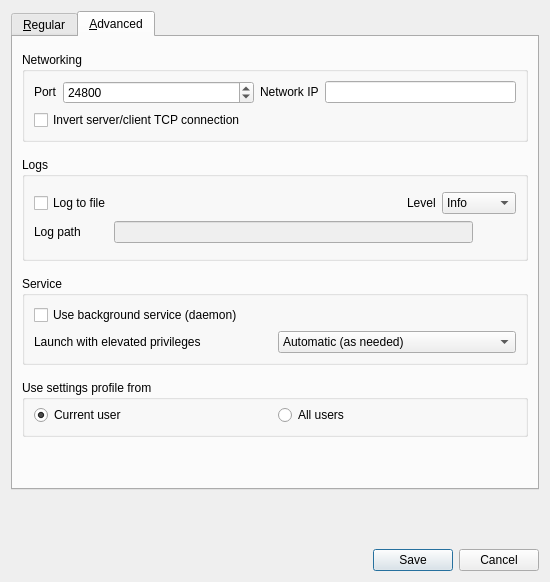
<?xml version="1.0" encoding="UTF-8"?>
<ui version="4.0">
 <class>SettingsDialog</class>
 <widget class="QDialog" name="SettingsDialog">
  <property name="geometry">
   <rect>
    <x>0</x>
    <y>0</y>
    <width>550</width>
    <height>582</height>
   </rect>
  </property>
  <property name="sizePolicy">
   <sizepolicy hsizetype="Preferred" vsizetype="Expanding">
    <horstretch>0</horstretch>
    <verstretch>0</verstretch>
   </sizepolicy>
  </property>
  <property name="windowTitle">
   <string>Preferences</string>
  </property>
  <layout class="QVBoxLayout" name="verticalLayout_9">
   <property name="spacing">
    <number>15</number>
   </property>
   <item alignment="Qt::AlignTop">
    <widget class="QTabWidget" name="m_pTabWidget">
     <property name="tabPosition">
      <enum>QTabWidget::North</enum>
     </property>
     <property name="currentIndex">
      <number>1</number>
     </property>
     <widget class="QWidget" name="m_pTabRegular">
      <attribute name="title">
       <string>&amp;Regular</string>
      </attribute>
      <layout class="QVBoxLayout" name="verticalLayout_3">
       <property name="spacing">
        <number>15</number>
       </property>
       <property name="topMargin">
        <number>15</number>
       </property>
       <item alignment="Qt::AlignTop">
        <widget class="QGroupBox" name="m_pGroupBasics">
         <property name="title">
          <string>Basics</string>
         </property>
         <layout class="QVBoxLayout" name="verticalLayout_2">
          <item>
           <layout class="QHBoxLayout" name="horizontalLayout">
            <item>
             <widget class="QLabel" name="m_pLabelComputerName">
              <property name="sizePolicy">
               <sizepolicy hsizetype="Preferred" vsizetype="Fixed">
                <horstretch>0</horstretch>
                <verstretch>0</verstretch>
               </sizepolicy>
              </property>
              <property name="minimumSize">
               <size>
                <width>75</width>
                <height>0</height>
               </size>
              </property>
              <property name="text">
               <string>Computer name</string>
              </property>
             </widget>
            </item>
            <item>
             <spacer name="horizontalSpacer">
              <property name="orientation">
               <enum>Qt::Horizontal</enum>
              </property>
              <property name="sizeType">
               <enum>QSizePolicy::Maximum</enum>
              </property>
              <property name="sizeHint" stdset="0">
               <size>
                <width>20</width>
                <height>20</height>
               </size>
              </property>
             </spacer>
            </item>
            <item>
             <widget class="QLineEdit" name="m_pLineEditScreenName">
              <property name="enabled">
               <bool>true</bool>
              </property>
              <property name="maxLength">
               <number>255</number>
              </property>
             </widget>
            </item>
           </layout>
          </item>
          <item>
           <widget class="QCheckBox" name="m_pCheckBoxPreventSleep">
            <property name="text">
             <string>Prevent this computer from going to sleep</string>
            </property>
           </widget>
          </item>
          <item>
           <widget class="QCheckBox" name="m_pCheckBoxLanguageSync">
            <property name="text">
             <string>Use server's keyboard language on this computer (client mode)</string>
            </property>
           </widget>
          </item>
          <item>
           <widget class="QCheckBox" name="m_pCheckBoxScrollDirection">
            <property name="text">
             <string>Invert scroll direction on this computer (client mode)</string>
            </property>
           </widget>
          </item>
         </layout>
        </widget>
       </item>
       <item alignment="Qt::AlignTop">
        <widget class="QGroupBox" name="m_pGroupApp">
         <property name="title">
          <string>App</string>
         </property>
         <layout class="QVBoxLayout" name="verticalLayout_5">
          <item>
           <widget class="QCheckBox" name="m_pCheckBoxCloseToTray">
            <property name="text">
             <string>Leave app running in notification area when the window is closed</string>
            </property>
           </widget>
          </item>
          <item>
           <widget class="QCheckBox" name="m_pCheckBoxAutoHide">
            <property name="text">
             <string>Hide the window when the app starts</string>
            </property>
           </widget>
          </item>
         </layout>
        </widget>
       </item>
       <item alignment="Qt::AlignTop">
        <widget class="QGroupBox" name="m_pGroupSecurity">
         <property name="title">
          <string>Security</string>
         </property>
         <layout class="QVBoxLayout" name="verticalLayout">
          <property name="spacing">
           <number>5</number>
          </property>
          <property name="topMargin">
           <number>9</number>
          </property>
          <property name="bottomMargin">
           <number>9</number>
          </property>
          <item>
           <layout class="QHBoxLayout" name="horizontalLayout_5">
            <property name="topMargin">
             <number>0</number>
            </property>
            <item>
             <widget class="QCheckBox" name="m_pCheckBoxEnableTls">
              <property name="enabled">
               <bool>true</bool>
              </property>
              <property name="text">
               <string>Enable TLS encryption</string>
              </property>
             </widget>
            </item>
            <item>
             <spacer name="horizontalSpacer_2">
              <property name="orientation">
               <enum>Qt::Horizontal</enum>
              </property>
              <property name="sizeHint" stdset="0">
               <size>
                <width>40</width>
                <height>20</height>
               </size>
              </property>
             </spacer>
            </item>
            <item>
             <widget class="QLabel" name="m_pLabelTlsKeyLength">
              <property name="sizePolicy">
               <sizepolicy hsizetype="Preferred" vsizetype="Fixed">
                <horstretch>0</horstretch>
                <verstretch>0</verstretch>
               </sizepolicy>
              </property>
              <property name="text">
               <string>Key length</string>
              </property>
             </widget>
            </item>
            <item>
             <widget class="QComboBox" name="m_pComboBoxTlsKeyLength">
              <property name="currentText">
               <string>1024</string>
              </property>
              <item>
               <property name="text">
                <string>1024</string>
               </property>
              </item>
              <item>
               <property name="text">
                <string>2048</string>
               </property>
              </item>
              <item>
               <property name="text">
                <string>4096</string>
               </property>
              </item>
             </widget>
            </item>
           </layout>
          </item>
          <item>
           <layout class="QHBoxLayout" name="horizontalLayout_6">
            <property name="topMargin">
             <number>0</number>
            </property>
            <item>
             <widget class="QLabel" name="m_pLabelTlsCert">
              <property name="sizePolicy">
               <sizepolicy hsizetype="Preferred" vsizetype="Fixed">
                <horstretch>0</horstretch>
                <verstretch>0</verstretch>
               </sizepolicy>
              </property>
              <property name="text">
               <string>Certificate</string>
              </property>
             </widget>
            </item>
            <item>
             <spacer name="horizontalSpacer_3">
              <property name="orientation">
               <enum>Qt::Horizontal</enum>
              </property>
              <property name="sizeType">
               <enum>QSizePolicy::Minimum</enum>
              </property>
              <property name="sizeHint" stdset="0">
               <size>
                <width>30</width>
                <height>20</height>
               </size>
              </property>
             </spacer>
            </item>
            <item>
             <widget class="QLineEdit" name="m_pLineEditTlsCertPath">
              <property name="minimumSize">
               <size>
                <width>0</width>
                <height>0</height>
               </size>
              </property>
             </widget>
            </item>
            <item>
             <widget class="QPushButton" name="m_pPushButtonTlsCertPath">
              <property name="cursor">
               <cursorShape>PointingHandCursor</cursorShape>
              </property>
              <property name="text">
               <string/>
              </property>
              <property name="flat">
               <bool>true</bool>
              </property>
             </widget>
            </item>
           </layout>
          </item>
          <item>
           <layout class="QHBoxLayout" name="horizontalLayout_7">
            <property name="topMargin">
             <number>0</number>
            </property>
            <item>
             <spacer name="horizontalSpacer_4">
              <property name="orientation">
               <enum>Qt::Horizontal</enum>
              </property>
              <property name="sizeHint" stdset="0">
               <size>
                <width>40</width>
                <height>20</height>
               </size>
              </property>
             </spacer>
            </item>
            <item>
             <widget class="QPushButton" name="m_pPushButtonTlsRegenCert">
              <property name="text">
               <string>Regenerate certificate</string>
              </property>
             </widget>
            </item>
           </layout>
          </item>
         </layout>
        </widget>
       </item>
       <item>
        <spacer name="verticalSpacer">
         <property name="orientation">
          <enum>Qt::Vertical</enum>
         </property>
         <property name="sizeHint" stdset="0">
          <size>
           <width>20</width>
           <height>40</height>
          </size>
         </property>
        </spacer>
       </item>
      </layout>
     </widget>
     <widget class="QWidget" name="m_pTabAdvanced">
      <attribute name="title">
       <string>&amp;Advanced</string>
      </attribute>
      <layout class="QVBoxLayout" name="verticalLayout_8">
       <property name="spacing">
        <number>15</number>
       </property>
       <property name="topMargin">
        <number>15</number>
       </property>
       <item alignment="Qt::AlignTop">
        <widget class="QGroupBox" name="m_pGroupNetworking">
         <property name="title">
          <string>Networking</string>
         </property>
         <layout class="QVBoxLayout" name="verticalLayout_4">
          <item>
           <layout class="QHBoxLayout" name="horizontalLayout_2">
            <property name="topMargin">
             <number>0</number>
            </property>
            <item>
             <widget class="QLabel" name="m_pLabel_20">
              <property name="sizePolicy">
               <sizepolicy hsizetype="Preferred" vsizetype="Fixed">
                <horstretch>0</horstretch>
                <verstretch>0</verstretch>
               </sizepolicy>
              </property>
              <property name="text">
               <string>Port</string>
              </property>
             </widget>
            </item>
            <item>
             <widget class="QSpinBox" name="m_pSpinBoxPort">
              <property name="enabled">
               <bool>true</bool>
              </property>
              <property name="sizePolicy">
               <sizepolicy hsizetype="MinimumExpanding" vsizetype="Fixed">
                <horstretch>0</horstretch>
                <verstretch>0</verstretch>
               </sizepolicy>
              </property>
              <property name="maximum">
               <number>65535</number>
              </property>
              <property name="value">
               <number>24800</number>
              </property>
             </widget>
            </item>
            <item>
             <widget class="QLabel" name="m_pLabel_21">
              <property name="sizePolicy">
               <sizepolicy hsizetype="Preferred" vsizetype="Fixed">
                <horstretch>0</horstretch>
                <verstretch>0</verstretch>
               </sizepolicy>
              </property>
              <property name="text">
               <string>Network IP</string>
              </property>
             </widget>
            </item>
            <item>
             <widget class="QLineEdit" name="m_pLineEditInterface">
              <property name="enabled">
               <bool>true</bool>
              </property>
             </widget>
            </item>
           </layout>
          </item>
          <item>
           <widget class="QCheckBox" name="m_pInvertConnection">
            <property name="text">
             <string>Invert server/client TCP connection</string>
            </property>
           </widget>
          </item>
         </layout>
        </widget>
       </item>
       <item alignment="Qt::AlignTop">
        <widget class="QGroupBox" name="m_pGroupLogs">
         <property name="title">
          <string>Logs</string>
         </property>
         <layout class="QGridLayout" name="gridLayout">
          <property name="topMargin">
           <number>15</number>
          </property>
          <property name="bottomMargin">
           <number>15</number>
          </property>
          <property name="verticalSpacing">
           <number>7</number>
          </property>
          <item row="0" column="1">
           <spacer name="horizontalSpacer_5">
            <property name="orientation">
             <enum>Qt::Horizontal</enum>
            </property>
            <property name="sizeHint" stdset="0">
             <size>
              <width>40</width>
              <height>20</height>
             </size>
            </property>
           </spacer>
          </item>
          <item row="0" column="0">
           <widget class="QCheckBox" name="m_pCheckBoxLogToFile">
            <property name="text">
             <string>Log to file</string>
            </property>
           </widget>
          </item>
          <item row="0" column="3">
           <widget class="QComboBox" name="m_pComboLogLevel">
            <item>
             <property name="text">
              <string>Info</string>
             </property>
            </item>
            <item>
             <property name="text">
              <string>Debug</string>
             </property>
            </item>
            <item>
             <property name="text">
              <string>Debug1</string>
             </property>
            </item>
            <item>
             <property name="text">
              <string>Debug2</string>
             </property>
            </item>
           </widget>
          </item>
          <item row="0" column="2">
           <widget class="QLabel" name="m_pLabel_3">
            <property name="sizePolicy">
             <sizepolicy hsizetype="Preferred" vsizetype="Fixed">
              <horstretch>0</horstretch>
              <verstretch>0</verstretch>
             </sizepolicy>
            </property>
            <property name="minimumSize">
             <size>
              <width>0</width>
              <height>0</height>
             </size>
            </property>
            <property name="text">
             <string>Level</string>
            </property>
           </widget>
          </item>
          <item row="1" column="0" colspan="4">
           <layout class="QHBoxLayout" name="horizontalLayout_4">
            <property name="spacing">
             <number>3</number>
            </property>
            <property name="topMargin">
             <number>0</number>
            </property>
            <item>
             <widget class="QLabel" name="m_pLabelLogPath">
              <property name="sizePolicy">
               <sizepolicy hsizetype="Preferred" vsizetype="Fixed">
                <horstretch>0</horstretch>
                <verstretch>0</verstretch>
               </sizepolicy>
              </property>
              <property name="text">
               <string>Log path</string>
              </property>
             </widget>
            </item>
            <item>
             <spacer name="horizontalSpacer_7">
              <property name="orientation">
               <enum>Qt::Horizontal</enum>
              </property>
              <property name="sizeType">
               <enum>QSizePolicy::Minimum</enum>
              </property>
              <property name="sizeHint" stdset="0">
               <size>
                <width>30</width>
                <height>20</height>
               </size>
              </property>
             </spacer>
            </item>
            <item>
             <widget class="QLineEdit" name="m_pLineEditLogFilename">
              <property name="enabled">
               <bool>false</bool>
              </property>
              <property name="sizePolicy">
               <sizepolicy hsizetype="Expanding" vsizetype="Fixed">
                <horstretch>0</horstretch>
                <verstretch>0</verstretch>
               </sizepolicy>
              </property>
             </widget>
            </item>
            <item>
             <widget class="QPushButton" name="m_pButtonBrowseLog">
              <property name="enabled">
               <bool>false</bool>
              </property>
              <property name="cursor">
               <cursorShape>PointingHandCursor</cursorShape>
              </property>
              <property name="text">
               <string/>
              </property>
              <property name="flat">
               <bool>true</bool>
              </property>
             </widget>
            </item>
           </layout>
          </item>
         </layout>
        </widget>
       </item>
       <item alignment="Qt::AlignTop">
        <widget class="QGroupBox" name="m_pGroupService">
         <property name="sizePolicy">
          <sizepolicy hsizetype="Preferred" vsizetype="Expanding">
           <horstretch>0</horstretch>
           <verstretch>0</verstretch>
          </sizepolicy>
         </property>
         <property name="title">
          <string>Service</string>
         </property>
         <layout class="QGridLayout" name="gridLayout_3">
          <item row="1" column="0">
           <layout class="QHBoxLayout" name="horizontalLayout_9">
            <item>
             <widget class="QLabel" name="m_pLabelElevate">
              <property name="sizePolicy">
               <sizepolicy hsizetype="Preferred" vsizetype="Fixed">
                <horstretch>0</horstretch>
                <verstretch>0</verstretch>
               </sizepolicy>
              </property>
              <property name="text">
               <string>Launch with elevated privileges</string>
              </property>
             </widget>
            </item>
            <item>
             <widget class="QComboBox" name="m_pComboElevate">
              <property name="sizePolicy">
               <sizepolicy hsizetype="Preferred" vsizetype="Fixed">
                <horstretch>0</horstretch>
                <verstretch>0</verstretch>
               </sizepolicy>
              </property>
              <property name="minimumSize">
               <size>
                <width>0</width>
                <height>0</height>
               </size>
              </property>
              <property name="toolTip">
                <string>Specify when the Windows background service should run the server or client
                  process at an elevated privilege level.</string>
              </property>
              <property name="whatsThis">
               <string>
                &lt;p&gt;You may want to alter whether or not the privilege level of the server or client 
                  process is automatically changed depending on your use case. In some cases it can help
                  to diagnose or solve some problems related to elevated processes in Windows.&lt;/p&gt;
                &lt;ul&gt;
                  &lt;li&gt;Automatic: Elevate when the window session changes to secure mode&lt;/li&gt;
                  &lt;li&gt;Always elevate: Always run in elevated mode (could be unsafe)&lt;/li&gt;
                  &lt;li&gt;Never elevate: Turn off compatability with login screen and UAC&lt;/li&gt;
                &lt;/ul&gt;
                </string>
              </property>
              <property name="currentIndex">
               <number>0</number>
              </property>
              <item>
               <property name="text">
                <string>Automatic (as needed)</string>
               </property>
              </item>
              <item>
               <property name="text">
                <string>Always elevate</string>
               </property>
              </item>
              <item>
               <property name="text">
                <string>Never elevate</string>
               </property>
              </item>
             </widget>
            </item>
           </layout>
          </item>
          <item row="0" column="0">
           <widget class="QCheckBox" name="m_pCheckBoxServiceEnabled">
            <property name="text">
             <string>Use background service (daemon)</string>
            </property>
            <property name="toolTip">
              <string>Whether to launch the server or client process through the Windows background
                service or direct from the GUI.</string>
            </property>
            <property name="whatsThis">
             <string>
              &lt;p&gt;The background service is only available on Windows.&lt;/p&gt;
              &lt;p&gt;The Windows background service is used to:&lt;/p&gt;
              &lt;ul&gt;
              &lt;li&gt;Start the server or client automatically when the computer starts.&lt;/li&gt;
              &lt;li&gt;Run the server or client in an elevated mode (e.g. on login screen, UAC dialogs, etc).&lt;/li&gt;
              &lt;/ul&gt;
              </string>
            </property>
           </widget>
          </item>
         </layout>
        </widget>
       </item>
       <item alignment="Qt::AlignTop">
        <widget class="QGroupBox" name="m_pGroupScope">
         <property name="title">
          <string>Use settings profile from</string>
         </property>
         <layout class="QGridLayout" name="gridLayout_2">
          <property name="topMargin">
           <number>5</number>
          </property>
          <item row="0" column="1">
           <widget class="QRadioButton" name="m_pRadioSystemScope">
            <property name="text">
             <string>All users</string>
            </property>
            <property name="checked">
             <bool>false</bool>
            </property>
           </widget>
          </item>
          <item row="0" column="0">
           <widget class="QRadioButton" name="m_pRadioUserScope">
            <property name="text">
             <string>Current user</string>
            </property>
            <property name="checked">
             <bool>true</bool>
            </property>
           </widget>
          </item>
         </layout>
        </widget>
       </item>
       <item>
        <spacer name="verticalSpacer_3">
         <property name="orientation">
          <enum>Qt::Vertical</enum>
         </property>
         <property name="sizeHint" stdset="0">
          <size>
           <width>20</width>
           <height>40</height>
          </size>
         </property>
        </spacer>
       </item>
      </layout>
     </widget>
    </widget>
   </item>
   <item>
    <spacer name="verticalSpacer_2">
     <property name="orientation">
      <enum>Qt::Vertical</enum>
     </property>
     <property name="sizeHint" stdset="0">
      <size>
       <width>20</width>
       <height>40</height>
      </size>
     </property>
    </spacer>
   </item>
   <item>
    <widget class="QDialogButtonBox" name="m_pButtonBox">
     <property name="orientation">
      <enum>Qt::Horizontal</enum>
     </property>
     <property name="standardButtons">
      <set>QDialogButtonBox::Cancel|QDialogButtonBox::Save</set>
     </property>
    </widget>
   </item>
  </layout>
 </widget>
 <tabstops>
  <tabstop>m_pLineEditScreenName</tabstop>
  <tabstop>m_pSpinBoxPort</tabstop>
  <tabstop>m_pLineEditInterface</tabstop>
  <tabstop>m_pCheckBoxEnableTls</tabstop>
  <tabstop>m_pComboBoxTlsKeyLength</tabstop>
  <tabstop>m_pLineEditTlsCertPath</tabstop>
  <tabstop>m_pPushButtonTlsCertPath</tabstop>
  <tabstop>m_pPushButtonTlsRegenCert</tabstop>
  <tabstop>m_pCheckBoxLogToFile</tabstop>
  <tabstop>m_pComboLogLevel</tabstop>
  <tabstop>m_pLineEditLogFilename</tabstop>
  <tabstop>m_pButtonBrowseLog</tabstop>
  <tabstop>m_pRadioUserScope</tabstop>
  <tabstop>m_pRadioSystemScope</tabstop>
  <tabstop>m_pComboElevate</tabstop>
 </tabstops>
 <connections>
  <connection>
   <sender>m_pButtonBox</sender>
   <signal>accepted()</signal>
   <receiver>SettingsDialog</receiver>
   <slot>accept()</slot>
   <hints>
    <hint type="sourcelabel">
     <x>266</x>
     <y>340</y>
    </hint>
    <hint type="destinationlabel">
     <x>157</x>
     <y>274</y>
    </hint>
   </hints>
  </connection>
  <connection>
   <sender>m_pButtonBox</sender>
   <signal>rejected()</signal>
   <receiver>SettingsDialog</receiver>
   <slot>reject()</slot>
   <hints>
    <hint type="sourcelabel">
     <x>334</x>
     <y>340</y>
    </hint>
    <hint type="destinationlabel">
     <x>286</x>
     <y>274</y>
    </hint>
   </hints>
  </connection>
 </connections>
</ui>
